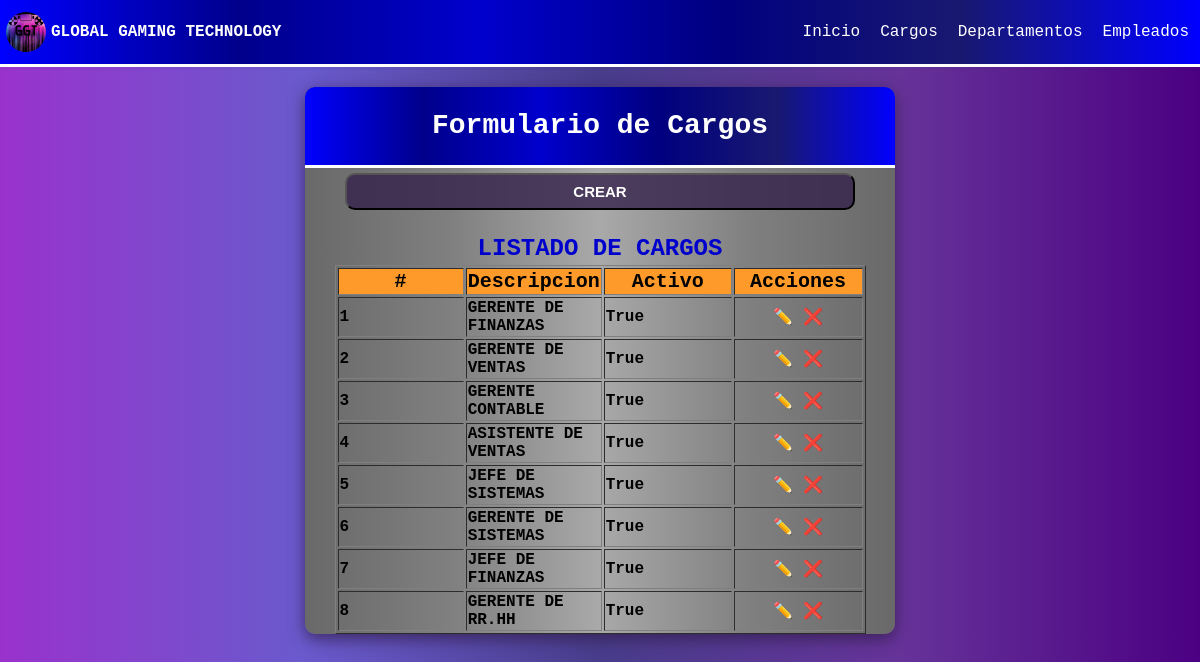
Screenshot of /cargo/ with the database file from the repository.
### appnomina/models.py (models this page shows, shortened)
class Cargo(models.Model):
    descripcion = models.CharField(max_length=100, blank=False, null=True)
    activo = models.BooleanField(default=True)
    fecha_creacion = models.DateTimeField(auto_now_add=False, auto_now=True)
    class Meta:
        verbose_name = "Cargo"
        verbose_name_plural = "Cargos"
        ordering = ['id']

### appnomina/views.py (the view)
# urls.py: path('cargo/',cargo,name="cargo" ),
def cargo(request):
    cargos = Cargo.objects.all()
    return render(request,"pages/cargo.html", {'cargos':cargos,'accion':'Crear'})

### templates/pages/cargo.html (shortened to what this page needs)
{% extends "inicio.html" %}
{% load static %}
{% block css %}
   <link rel="stylesheet" href="{% static 'css/form.css' %}" />
{% endblock %}
{% block contenido %}
      <section class="form-container">
        <div class="form-header" >
          <h1>Formulario de Cargos </h1>
        </div>
        <form method="POST" id="form-cargo" class="form">
          <button>
            <a
              style="display:block;"
              href="{% url 'crear_cargo'%}">Crear
            </a>
          </button>
        </form>
        <div class="consulta none table-responsive" id="consulta">
          <h2>Listado de Cargos</h2>
          <table class="consulta-est" id="consulta-est" border="1">
             <thead >
              <th><center>#</center></th>
              <th><center>Descripcion</center></th>
              <th><center>Activo</center></th>
              <th><center>Acciones</center></th>
             </thead>
             <tbody class="detalle-est" id="detalle-est">
                {% for cargo in cargos  %}
                <tr>
                  <td>{{forloop.counter}}</td>
                  <td>{{cargo.descripcion}}</td>
                  <td>{{cargo.activo}}</td>
                  <td class="acciones">
                    <a href="{% url 'editar_cargo' cargo.id %}">✏️</a>
                    <a href="{% url 'eliminar_cargo' cargo.id %}">❌</a>
                  </td>
                </tr>
                {% endfor %}
             </tbody>
          </table>
       </div>
      </section>
 {% endblock %}

### templates/inicio.html (shortened to what this page needs)
{% load static %}
<!DOCTYPE html>
<html lang="es">
  <head>
    <link rel="stylesheet" href="{% static 'css/estilos.css' %}">
    <link rel="stylesheet" href="{% static 'css/main.css' %}">
    <link rel="stylesheet" href="{% static 'css/header.css' %}">
    {% block css %} <link rel="stylesheet" href="{% static 'css/form.css' %}" /> {% endblock %}
  </head>
  <body>
    <header class="form-header">
      <nav class="navegacion">
        <a href="{% url 'inicio' %}" class="logo">
          <img src="{% static 'img/ggt.jpg' %}" width="40px" alt="logo">
          <div class="logo">
              GLOBAL GAMING TECHNOLOGY
           </div>
        </a>
        <ul class="menu">
          <li><a href="{% url 'inicio' %}">Inicio</a></li>
          <li><a href="{% url 'cargo' %}">Cargos</a></li>
          <li><a href="{% url 'departamento' %}">Departamentos</a></li>
          <li><a href="{% url 'empleado' %}">Empleados</a></li>
        </ul>
      </nav>
    </header>
    <main>
      {% block contenido %}{% endblock %}
    </main>
  </body>
</html>

### static/css/estilos.css (style rules this page uses)
body { background-image: linear-gradient(to right, DarkOrchid, SlateBlue, DarkSlateBlue,RebeccaPurple,Indigo); font-family: 'Courier New', Courier, monospace; }

### static/css/main.css (style rules this page uses)
:root { --primary-color: #321e49c7; --secundary-color: #9c000e; --boton-success:#81f0b2; --boton-secundary:#273377; --boton-warning:#fe9a2a; --boton-cancelar:#fe4093; --font-size:16px; --font-color:#000; --font-color-reverse:#fff; }
html { box-sizing: border-box; font-size: var(--font-size); scroll-behavior: smooth; color:var(--font-color); }
*,*:before,*:after { box-sizing: inherit; }
body { margin:0; overflow-x: hidden; box-sizing: inherit }
main { margin:0 10px; margin-top: 20px; }
img { max-width: 100%; height: auto; }
a { text-decoration: none; color:var(--font-color-reverse) }
li { list-style:none; }

### static/css/header.css (style rules this page uses)
.navegacion { display: flex; flex-direction: row; justify-content: space-between; align-items: center; }
.logo { display: flex; align-items: center; font-weight: 900; color: var(--font-color-reverse); margin-left: 5px; }
.logo img { border-radius:50%; }
.menu { display: flex; }
.menu li { padding: 0 10px; }

### static/css/form.css (style rules this page uses)
.form-container { background-image: linear-gradient(to right, DimGray, Gray, DarkGray, Gray, DimGray); max-width: 50%; min-width: 240px; border-radius: 10px; box-shadow: 0px 5px 16px 0px var(--primary-color); overflow: hidden; color: var(--font-color-reverse); font-weight: 900; margin: 0 auto; }
.form-header { background-image: linear-gradient(to right, Blue, DarkBlue, MediumBlue, Navy, MidnightBlue, Blue); padding: 1px; text-align: center; border-bottom: 3px solid var(--font-color-reverse); line-height: 30px; }
.form-header h1 { color: white; font-size: 28px; }
form { padding: 5px 40px; }
.form button { display: block; width: 100%; padding: 8px; background: var(--primary-color); border-radius: 10px; color: var(--font-color-reverse); cursor: pointer; font-weight: 900; font-size: 15px; text-transform: uppercase; transition: background-color 0.3s ease-in-out; }
.table-responsive { width: 100%; overflow-y: hidden; -ms-overflow-style: -ms-autohiding-scrollbar; display: flex; flex-direction:column; justify-content: center; align-items: center; }
.consulta h2 { color: MediumBlue; text-transform: uppercase; margin-bottom: 3px; }
.consulta-est { width: 90%; }
.consulta-est th { background-color: var(--boton-warning); color:black; font-size:20px; text-align: center; }
.consulta-est th, td { width: 25%; text-align: left; }
.detalle-est td { color: black; }
.detalle-est .acciones { text-align: center; }

### rows the page displays
Cargo: descripcion "GERENTE DE FINANZAS", activo "True"
Cargo: descripcion "GERENTE DE VENTAS", activo "True"
Cargo: descripcion "GERENTE CONTABLE", activo "True"
Cargo: descripcion "ASISTENTE DE VENTAS", activo "True"
Cargo: descripcion "JEFE DE SISTEMAS", activo "True"
Cargo: descripcion "GERENTE DE SISTEMAS", activo "True"
Cargo: descripcion "JEFE DE FINANZAS", activo "True"
Cargo: descripcion "GERENTE DE RR.HH", activo "True"
